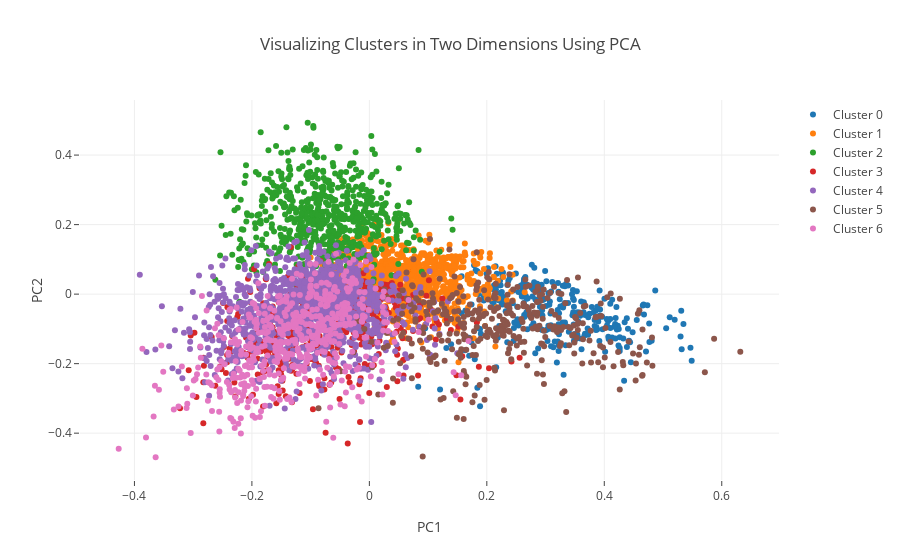

Here is the notebook cell this chart was saved with:
### Code cell
data = []
for i in range(7):     
    trace = go.Scatter(
                        x = cluster[i]['PC1_2d'],
                        y = cluster[i]['PC2_2d'],
                        mode = "markers",
                        name = "Cluster " + str(i),
                        text = None)
    data.append(trace)


title = "Visualizing Clusters in Two Dimensions Using PCA"

layout = dict(title = title,
              xaxis= dict(title= 'PC1',ticklen= 5,zeroline= False),
              yaxis= dict(title= 'PC2',ticklen= 5,zeroline= False))

fig = dict(data = data, layout = layout)

iplot(fig)

### Figure 1 — Plotly figure (JSON) as saved in the notebook; plotly's stock layout.template omitted (floating-point values rounded to 4 significant figures; data arrays with more than 128 entries replaced by an {"elided": "..."} marker saying what was removed)
{"data": [{"mode": "markers", "name": "Cluster 0", "type": "scatter", "uid": "52850f63-c03e-4298-96bd-d7c6ca295fe5", "x": {"elided": "299 float values"}, "y": {"elided": "299 float values"}}, {"mode": "markers", "name": "Cluster 1", "type": "scatter", "uid": "2a7acc43-4ee0-46fa-bf91-fd4d6c5ee521", "x": {"elided": "1506 float values"}, "y": {"elided": "1506 float values"}}, {"mode": "markers", "name": "Cluster 2", "type": "scatter", "uid": "595ab8e2-c65a-4492-a6b6-188e8ab5a710", "x": {"elided": "662 float values"}, "y": {"elided": "662 float values"}}, {"mode": "markers", "name": "Cluster 3", "type": "scatter", "uid": "d5ca2c25-5e85-4b36-8db8-7746cd3aff6e", "x": {"elided": "486 float values"}, "y": {"elided": "486 float values"}}, {"mode": "markers", "name": "Cluster 4", "type": "scatter", "uid": "3c01b10f-db06-4d64-9a7f-c2049f6b3d46", "x": {"elided": "1176 float values"}, "y": {"elided": "1176 float values"}}, {"mode": "markers", "name": "Cluster 5", "type": "scatter", "uid": "f0e38005-adae-416d-9cd6-751fd2930e19", "x": {"elided": "354 float values"}, "y": {"elided": "354 float values"}}, {"mode": "markers", "name": "Cluster 6", "type": "scatter", "uid": "9006d1d4-e1f8-4613-9073-d083c863d950", "x": {"elided": "517 float values"}, "y": {"elided": "517 float values"}}, {"mode": "markers", "name": "Cluster 7", "type": "scatter", "uid": "98a354c6-9888-417f-9360-f8dfc1b38ac8", "x": [], "y": []}], "layout": {"title": {"text": "Visualizing Clusters in Two Dimensions Using PCA"}, "xaxis": {"ticklen": 5, "title": {"text": "PC1"}, "zeroline": false}, "yaxis": {"ticklen": 5, "title": {"text": "PC2"}, "zeroline": false}}}
